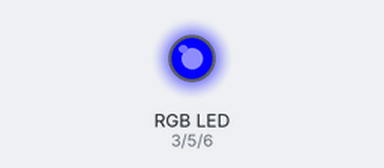
Bench run of a sketch on a simulated Arduino Uno, built with avr-gcc and run on an emulated ATmega328P. Shown: an RGB LED mixed from three pins (HIGH = lit).

Above: at 0.05 s.
At 1.0 s:
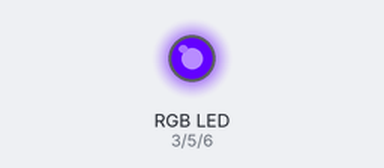
At 1.95 s:
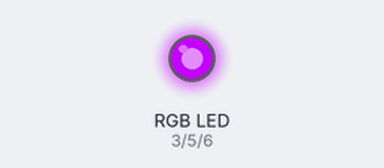
At 3.85 s:
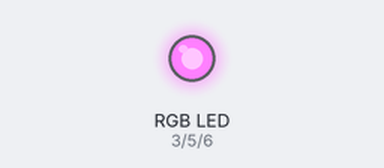
At 5.75 s:
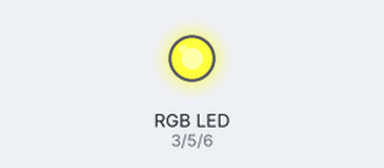
At 7.65 s:
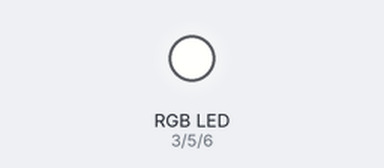
Timing chart, 0 to 10.0 s (numbered marks = the images above):
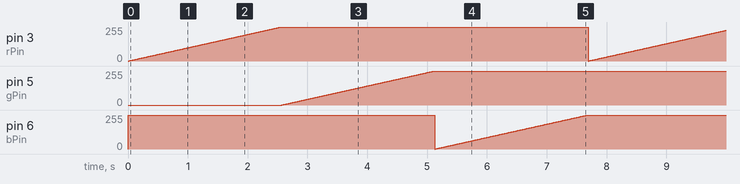

Measured:
- by itself, pin 3 (rPin), pin 5 (gPin), pin 6 (bPin): ramps from 0/255 to 255/255 and jumps back, once every 7.7 s

The sketch:

RGBLed.ino
```cpp
/* Color Mixing with RGB Led

    LED is attached to pins 3, 5, & 6
    each leg is in series with a 220-ohm or higher resistor
    mixes the colors. How would you add in potentiometers
    to control the values for each channel?
*/

int rPin = 3; // red pin
int gPin = 5; // green pin
int bPin = 6; // blue pin

void setup() {
  pinMode(rPin, OUTPUT);
  pinMode(gPin, OUTPUT);
  pinMode(bPin, OUTPUT);

  analogWrite(rPin, 0); // initial value to the red component
  analogWrite(gPin, 0); // initial value to the green component
  analogWrite(bPin, 255); // initial value to the blue component
}

void loop() {
  // increase the red
  for (int r = 0; r < 256; r++) {
    analogWrite(rPin, r);
    delay(10);
  }

  // decrease the blue
  for (int b = 0; b > 0; b--) {
    analogWrite(bPin, b);
    delay(10);
  }

  // increase the green
  for (int g = 0; g < 256; g++) {
    analogWrite(gPin, g);
    delay(10);
  }

  // increase the blue
  for (int b = 0; b < 256; b++) {
    analogWrite(bPin, b);
    delay(10);
  }

  // decrease the red
  for (int r = 0; r > 0; r--) {
    analogWrite(rPin, r);
    delay(10);
  }

  // decrease the green
  for (int g = 0; g > 0; g--) {
    analogWrite(gPin, g);
    delay(10);
  }
}
```
